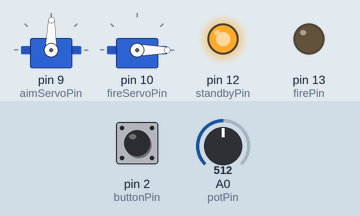
A sketch run on a simulated Arduino Uno, built with avr-gcc and run on an emulated ATmega328P. Parts: 2 × servo, output pins drawn as LEDs (lit = HIGH). Inputs (shaded band) come from the test bench; at power-on: A0 (potPin) = 512, pin 2 (buttonPin) LOW.

Above: at 1.2 s.
1.3 s: A0 (potPin) set to 716
At 1.8 s:
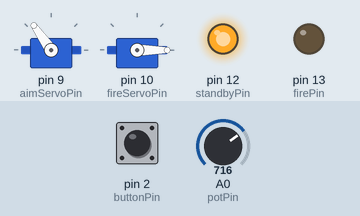
2.8 s: pin 2 (buttonPin) pulled HIGH for 0.15 s
At 4.1 s:
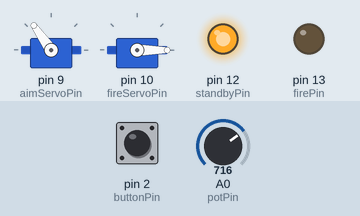
4.4 s: A0 (potPin) set to 900
At 5.5 s:
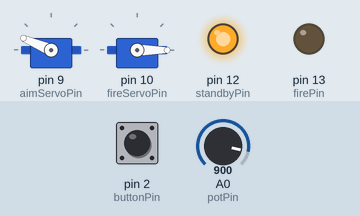
5.9 s: pin 2 (buttonPin) pulled HIGH for 1 s
At 6.9 s:
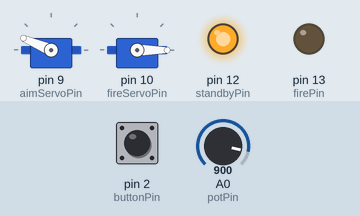
8.4 s: A0 (potPin) set to 1023
At 9.3 s:
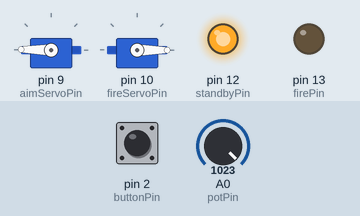
9.9 s: pin 2 (buttonPin) pulled HIGH for 0.15 s
At 11.3 s:
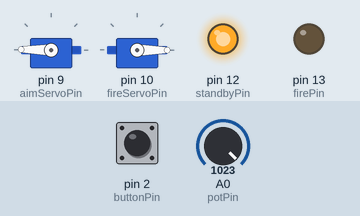
Timing chart, 0 to 12.5 s (numbered marks = the images above; inputs shaded):
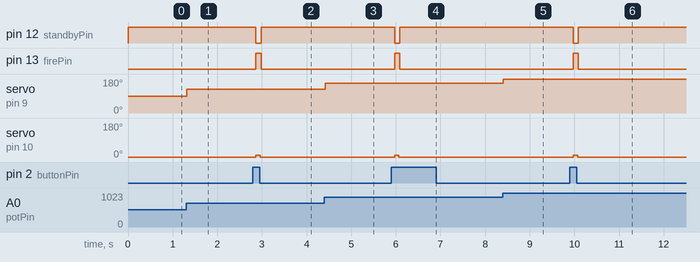

Measured:
- after the input at 1.3 s, servo on pin 9 (aimServoPin): 89° → 125° at once
- after the input at 2.8 s, pin 12 (standbyPin): HIGH → LOW after 0.07 s, → HIGH 0.12 s later; pin 13 (firePin): LOW → HIGH after 0.07 s, → LOW 0.12 s later; servo on pin 10 (fireServoPin): 0° → 10° after 0.07 s, → 0° 0.10 s later
- after the input at 4.4 s, servo on pin 9 (aimServoPin): 125° → 157° at once
- after the input at 5.9 s, pin 12 (standbyPin): HIGH → LOW after 0.07 s, → HIGH 0.12 s later; pin 13 (firePin): LOW → HIGH after 0.07 s, → LOW 0.12 s later; servo on pin 10 (fireServoPin): 0° → 10° after 0.07 s, → 0° 0.10 s later
- after the input at 8.4 s, servo on pin 9 (aimServoPin): 157° → 179° at once
- after the input at 9.9 s, pin 12 (standbyPin): HIGH → LOW after 0.07 s, → HIGH 0.12 s later; pin 13 (firePin): LOW → HIGH after 0.07 s, → LOW 0.12 s later; servo on pin 10 (fireServoPin): 0° → 10° after 0.07 s, → 0° 0.10 s later

The sketch:

rubberBandTurret.ino
```cpp
#include <Servo.h>

Servo aimServo;  // create object for aiming servo
Servo fireServo; // create object for firing servo

const int buttonPin = 2; // the number of the pushbutton pin
const int firePin = 13; // the number of the fire LED
const int standbyPin = 12; // the number of the standby LED
const int aimServoPin = 9; // aiming servo pin
const int fireServoPin = 10; // firing servo pin
const int potPin = A0; // select the input pin for the potentiometer

int ledState = HIGH; // the current state of the output pin
int buttonState; // the current reading from the input pin
int lastButtonState = LOW; // the previous reading from the input pin
int val = 0; // variable to store the pot val

// the following variables are long's because the time, measured in miliseconds,
// will quickly become a bigger number than can be stored in an int.
long lastDebounceTime = 0;  // the last time the output pin was toggled
long debounceDelay = 50;    // the debounce time; increase if the output flickers

void setup() {
  pinMode(buttonPin, INPUT); // setup button pin as input
  pinMode(firePin, OUTPUT); // setup fire pin as output
  pinMode(standbyPin, OUTPUT); // setup standby pin as output

  // set initial LED state
  aimServo.attach(aimServoPin);  // attaches the servo on pin 9 to the servo object
  fireServo.attach(fireServoPin);  // attaches the servo on pin 10 to the servo object

  aimServo.write(0); // set aim servo to zero position
  fireServo.write(0); // set fire servo to zero position

  digitalWrite(standbyPin, HIGH); // turn on standby pin
}

// fire function
void fire()
{
  digitalWrite(standbyPin, LOW); // turn off standby LED
  digitalWrite(firePin, HIGH); // turn on fire LED

  fireServo.write(10); // move fireServo to 10 degrees to release rubber band, set this to whatever works best for yours
  delay(100); // delay so servo can catch up
  fireServo.write(0);
  delay(15); // delay so servo can catch up

  digitalWrite(firePin, LOW); // turn off fire LED
  digitalWrite(standbyPin, HIGH); // turn on standby LED
}

void loop() {
  val = analogRead(potPin); // reads the value of the potentiometer (value between 0 and 1023)
  val = map(val, 0, 1023, 0, 179); // scale it to use it with the servo (value between 0 and 180)
  aimServo.write(val); // sets the servo position according to the scaled value
  delay(15); // waits for the servo to get there

  // read the state of the switch into a local variable:
  int reading = digitalRead(buttonPin);

  // check to see if you just pressed the button
  // (i.e. the input went from LOW to HIGH),  and you've waited
  // long enough since the last press to ignore any noise:

  // If the switch changed, due to noise or pressing:
  if (reading != lastButtonState) {
    // reset the debouncing timer
    lastDebounceTime = millis();
  }

  if ((millis() - lastDebounceTime) > debounceDelay) {
    // whatever the reading is at, it's been there for longer
    // than the debounce delay, so take it as the actual current state:

    // if the button state has changed:
    if (reading != buttonState) {
      buttonState = reading;

      // only toggle the LED if the new button state is HIGH
      if (buttonState == HIGH) {
        fire();
      }
    }
  }

  // save the reading.  Next time through the loop,
  // it'll be the lastButtonState:
  lastButtonState = reading;
}
```
